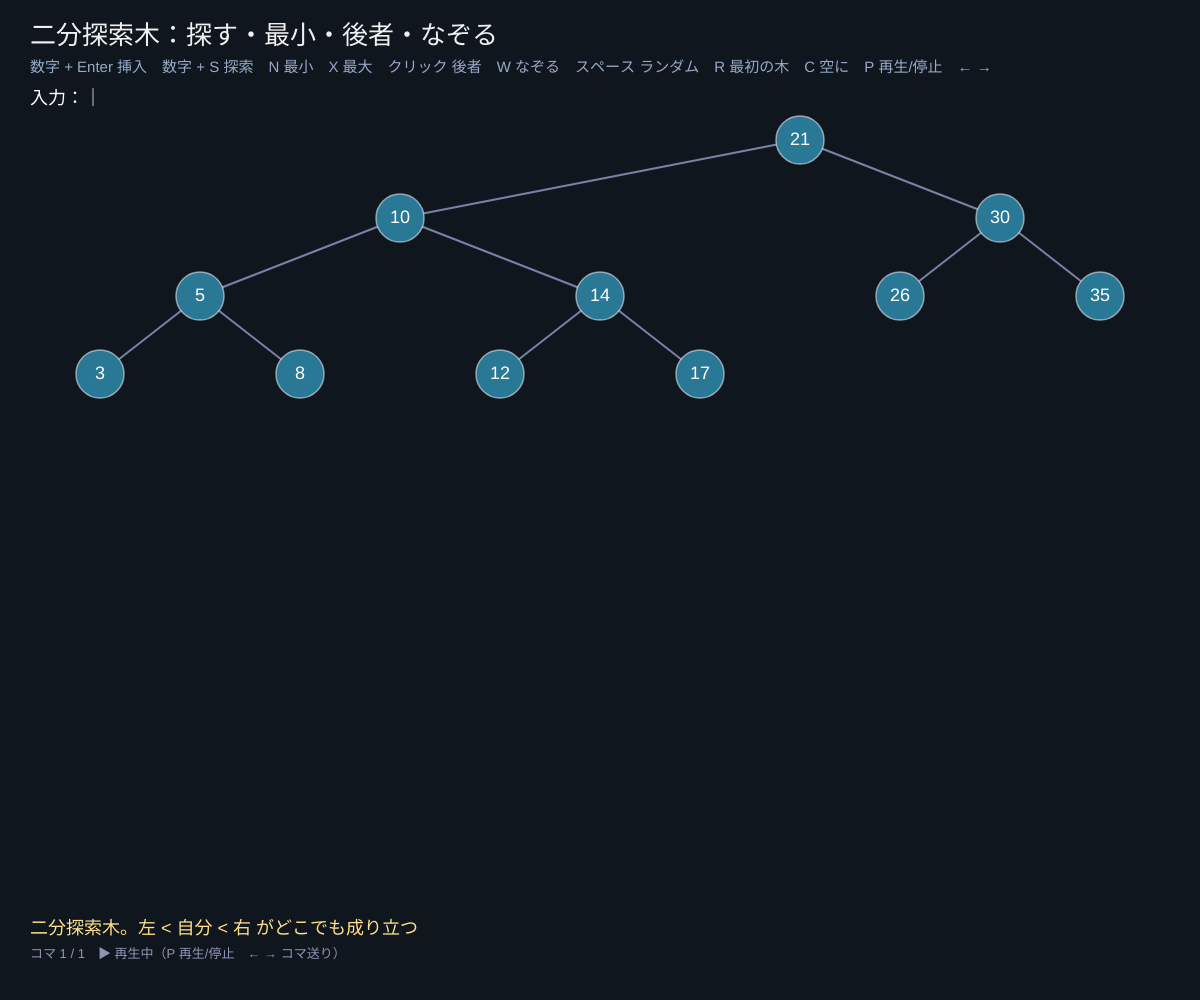
Frame 1 (no input)
Frame 60 (no input): identical to frame 1, image omitted
Frame 120 (the mouse pressed at the canvas centre since frame 60): identical to frame 1, image omitted

The p5.js sketch that drew this single still picture (run headless with seeded random() and noise() and a simulated clock; from frame 60 on, the mouse is pressed at the canvas centre):

// p5.js sketch
// ── sketch.js
// ============================================
// 08 二分探索木：探索・最小・後者・なぞり方
// どの節点でも「左の部分木のキー ≤ 自分 ≤ 右の部分木のキー」。だから大小を比べて左右に進むだけで探せる
// かかる時間は木の高さ h に比例：O(h)
// 操作：数字 + Enter = 挿入 / 数字 + S = 探索 / N = 最小 / X = 最大 / 節点をクリック = 後者（次に大きいキー）
//       W = なぞり方（中間順 → 先行順 → 後行順）/ スペース = ランダムに挿入 / R = 最初の木 / C = 空に
//       P = 再生・一時停止 / ← → = コマ送り
// ============================================

let firstKeys = [21, 10, 30, 5, 14, 26, 35, 3, 8, 12, 17]; // ★ 最初の木
let rootB = null, buf = '', walkType = 0, lastPos = {};
let walkNames = ['中間順（inorder：左 → 自分 → 右）', '先行順（preorder：自分 → 左 → 右）', '後行順（postorder：左 → 右 → 自分）'];

function setup() {
  createCanvas(windowWidth, windowHeight);
  buildFirst();
}
function rec(msg, hl = [], extra = {}) { recordFrame(rootB, (x) => x === null, msg, hl, extra); }
function buildFirst() { rootB = null; for (let k of firstKeys) treeInsert(k, false); clearFrames(); rec('二分探索木。左 < 自分 < 右 がどこでも成り立つ'); }

function treeInsert(k, show = true) {
  let z = { key: k, left: null, right: null, p: null };
  let y = null, x = rootB, path = [];
  while (x !== null) {
    if (k === x.key) { if (show) rec(`${k} はもうある`, [k]); return null; }
    y = x; path.push(x.key);
    if (show) rec(`${k} ${k < x.key ? '<' : '>'} ${x.key} → ${k < x.key ? '左' : '右'}へ`, [x.key]);
    x = k < x.key ? x.left : x.right;
  }
  z.p = y;
  if (y === null) rootB = z; else if (k < y.key) y.left = z; else y.right = z;
  if (show) rec(`空いた所に ${k} をつける（${path.length} 回の比較）`, [k]);
  return z;
}
function treeSearch(k) {
  let x = rootB, c = 0;
  while (x !== null && k !== x.key) { c++; rec(`${k} ${k < x.key ? '<' : '>'} ${x.key} → ${k < x.key ? '左' : '右'}へ`, [x.key]); x = k < x.key ? x.left : x.right; }
  if (x) rec(`${k} を見つけた！（${c + 1} 回の比較）`, [k]); else rec(`NIL に着いた → ${k} はない（${c} 回の比較）`);
}
function treeMin(x, show) { while (x.left !== null) { if (show) rec('左へ、左へ…', [x.key]); x = x.left; } return x; }
function treeMax(x, show) { while (x.right !== null) { if (show) rec('右へ、右へ…', [x.key]); x = x.right; } return x; }
function findB(k) { let x = rootB; while (x && x.key !== k) x = k < x.key ? x.left : x.right; return x; }
function successor(x) {
  rec(`${x.key} の後者（次に大きいキー）を探す`, [x.key]);
  if (x.right !== null) {
    rec('右の部分木がある → その中の最小', [x.right.key]);
    let s = treeMin(x.right, true);
    rec(`後者は ${s.key}`, [s.key]); return;
  }
  let y = x.p;
  while (y !== null && x === y.right) { rec('右の子として上がってきた → さらに上へ', [y.key]); x = y; y = y.p; }
  if (y) rec(`左の子として上がってきた所 ${y.key} が後者`, [y.key]); else rec('いちばん大きいので後者はない');
}
function walk(x, type, out) {
  if (x === null) return;
  if (type === 1) { out.push(x.key); rec('訪問：' + x.key, [x.key], { out: out.slice() }); }
  walk(x.left, type, out);
  if (type === 0) { out.push(x.key); rec('訪問：' + x.key, [x.key], { out: out.slice() }); }
  walk(x.right, type, out);
  if (type === 2) { out.push(x.key); rec('訪問：' + x.key, [x.key], { out: out.slice() }); }
}

function draw() {
  background(16, 22, 30);
  updateFrames();
  noStroke(); fill(240); textAlign(LEFT, TOP); textSize(26);
  text('二分探索木：探す・最小・後者・なぞる', 30, 24);
  fill(150, 170, 200); textSize(15);
  text('数字 + Enter 挿入　数字 + S 探索　N 最小　X 最大　クリック 後者　W なぞる　スペース ランダム　R 最初の木　C 空に　P 再生/停止　← →', 30, 60);
  fill(255); textSize(18); text('入力：' + buf + (frameCount % 60 < 30 ? '｜' : ''), 30, 90);
  lastPos = drawTreeFrames({ fill: () => [40, 120, 150] });
  let f = currentFrame();
  if (f && f.out) {
    fill(140, 230, 190); textSize(20); textAlign(LEFT, TOP);
    text('出力：' + f.out.join('  '), 30, height - 120);
  }
  drawFrameMessage(height - 80);
}

function keyPressed() {
  if (key >= '0' && key <= '9') { if (buf.length < 3) buf += key; return; }
  if (key === BACKSPACE) { buf = buf.slice(0, -1); return; }
  if (key === RIGHT_ARROW) { stepForward(); return; }
  if (key === LEFT_ARROW) { stepBack(); return; }
  let k = key.toLowerCase();
  if (k === 'p') { playing = !playing; return; }
  skipToEnd();
  if (key === ENTER && buf) { treeInsert(int(buf)); buf = ''; }
  if (k === 's' && buf) { treeSearch(int(buf)); buf = ''; }
  if (k === 'n') { if (rootB) { let x = treeMin(rootB, true); rec(`最小は ${x.key}（いちばん左）`, [x.key]); } }
  if (k === 'x') { if (rootB) { let x = treeMax(rootB, true); rec(`最大は ${x.key}（いちばん右）`, [x.key]); } }
  if (k === 'w') { rec(walkNames[walkType] + ' でなぞる', [], { out: [] }); walk(rootB, walkType, []); walkType = (walkType + 1) % 3; }
  if (key === ' ') treeInsert(floor(random(1, 100)));
  if (k === 'r') buildFirst();
  if (k === 'c') { rootB = null; clearFrames(); rec('空の木。数字 + Enter で入れよう'); }
}
function mousePressed() {
  for (let kk in lastPos) {
    if (dist(mouseX, mouseY, lastPos[kk][0], lastPos[kk][1]) < 22) { skipToEnd(); successor(findB(+kk)); return; }
  }
}
function windowResized() { resizeCanvas(windowWidth, windowHeight); }

// ---------- やってみよう ----------
// 1. W で中間順にすると、出力が小さい順に並ぶ（二分探索木のいちばん大事な性質）
// 2. 17 の後者は？（右の部分木がないので上がっていく → 21）
// 3. 1, 2, 3, … と順番に入れると木がまっすぐ 1 本に。探索が O(n) になってしまう → 10 と 11 へ


// ==================================================
// ここから下は「木を描く道具」です（アニメーション用）
// 操作の途中経過を「コマ」として記録し、順番になめらかに再生します
// ==================================================
let frames = [], cur = 0, tAnim = 1, hold = 0, playing = true;
let animSpeed = 0.07, holdFrames = 35; // コマの切りかえの速さ・止まる長さ
let TREE_TOP = 140, TREE_BOTTOM = 160;  // 木を描く範囲（上の余白・下の余白）

function recordFrame(rt, nilTest, msg, hl = [], extra = {}) {
  let nodes = {}, edges = [], i = 0, maxD = 0;
  function walk(x, d, pk) {
    if (nilTest(x)) return;
    walk(x.left, d + 1, x.key);
    nodes[x.key] = { i: i++, d, color: x.color, size: x.size, max: x.max, label: x.label };
    if (d > maxD) maxD = d;
    walk(x.right, d + 1, x.key);
    if (pk !== undefined) edges.push([String(pk), String(x.key)]);
  }
  walk(rt, 0);
  frames.push(Object.assign({ nodes, edges, n: i, maxD, msg, hl: hl.filter((k) => k !== null && k !== undefined).map(String) }, extra));
  if (frames.length > 400) { frames.shift(); cur = max(0, cur - 1); }
}
function clearFrames() { frames = []; cur = 0; tAnim = 1; hold = 0; }
function framesBusy() { return frames.length > 0 && (cur < frames.length - 1 || tAnim < 1); }
function updateFrames() {
  if (frames.length === 0) return;
  if (tAnim < 1) { tAnim = min(1, tAnim + animSpeed); return; }
  if (cur < frames.length - 1 && playing) {
    if (hold++ < holdFrames) return;
    hold = 0; cur++; tAnim = 0;
  }
}
function stepForward() { if (cur < frames.length - 1) { cur++; tAnim = 0; hold = 0; } }
function stepBack() { if (cur > 0) { cur--; tAnim = 1; } }
function skipToEnd() { cur = max(0, frames.length - 1); tAnim = 1; }
function currentFrame() { return frames[cur]; }

function layoutPos(f, k) {
  let nd = f.nodes[k];
  let gap = min(78, (height - TREE_TOP - TREE_BOTTOM) / max(1, f.maxD + 1));
  return [50 + ((nd.i + 0.5) / max(1, f.n)) * (width - 100), TREE_TOP + nd.d * gap];
}
function nodeRadius(f) { return constrain(((width - 100) / max(1, f.n)) * 0.42, 9, 24); }
function easeT(t) { return t < 0.5 ? 2 * t * t : 1 - pow(-2 * t + 2, 2) / 2; }

// style: { fill(nd,k) → [r,g,b], label(k,nd) → 文字, sub(k,nd) → 下の小さい文字 }
function drawTreeFrames(style = {}) {
  if (frames.length === 0) return {};
  let B = frames[cur], A = cur > 0 && tAnim < 1 ? frames[cur - 1] : B;
  let t = easeT(tAnim), pos = {};
  for (let k in B.nodes) {
    let pb = layoutPos(B, k);
    if (A.nodes[k]) { let pa = layoutPos(A, k); pos[k] = [lerp(pa[0], pb[0], t), lerp(pa[1], pb[1], t), 255]; }
    else pos[k] = [pb[0], pb[1], 255 * t];
  }
  let r = lerp(nodeRadius(A), nodeRadius(B), t);
  strokeWeight(2);
  for (let [a, b] of B.edges) {
    if (!pos[a] || !pos[b]) continue;
    stroke(120, 130, 165, min(pos[a][2], pos[b][2]));
    line(pos[a][0], pos[a][1], pos[b][0], pos[b][1]);
  }
  for (let k in A.nodes) if (!B.nodes[k]) { let p = layoutPos(A, k); noStroke(); fill(240, 90, 90, 255 * (1 - t)); circle(p[0], p[1], r * 2 * (1 + t)); }
  textAlign(CENTER, CENTER);
  for (let k in B.nodes) {
    let nd = B.nodes[k], [x, y, a] = pos[k];
    let ndA = A.nodes[k] || nd;
    let c0 = style.fill ? style.fill(ndA, k) : defaultFill(ndA), c1 = style.fill ? style.fill(nd, k) : defaultFill(nd);
    let hl = B.hl.includes(k);
    if (hl) { noStroke(); fill(255, 214, 90, 70 * (a / 255)); circle(x, y, r * 3.1); }
    stroke(hl ? color(255, 214, 90, a) : color(230, 230, 240, a * 0.6));
    strokeWeight(hl ? 4 : 1.5);
    fill(lerp(c0[0], c1[0], t), lerp(c0[1], c1[1], t), lerp(c0[2], c1[2], t), a);
    circle(x, y, r * 2);
    noStroke();
    fill(255, a);
    let lab = style.label ? style.label(k, nd) : k;
    textSize(constrain(r * (String(lab).length > 2 ? 0.62 : 0.85), 8, 18));
    text(lab, x, y);
    if (style.sub) { fill(190, 200, 230, a); textSize(constrain(r * 0.6, 9, 13)); text(style.sub(k, nd), x, y + r + 10); }
  }
  return pos;
}
function defaultFill(nd) {
  if (nd.color === 'R') return [222, 60, 75];
  if (nd.color === 'B') return [28, 30, 40];
  return [40, 120, 150];
}
function drawFrameMessage(y) {
  if (frames.length === 0) return;
  let f = frames[cur];
  noStroke(); fill(255, 225, 140); textAlign(LEFT, TOP); textSize(18);
  text(f.msg || '', 30, y);
  fill(140, 150, 180); textSize(13);
  text(`コマ ${cur + 1} / ${frames.length}　${playing ? '▶ 再生中' : '⏸ 一時停止'}（P 再生/停止　← → コマ送り）`, 30, y + 28);
}
